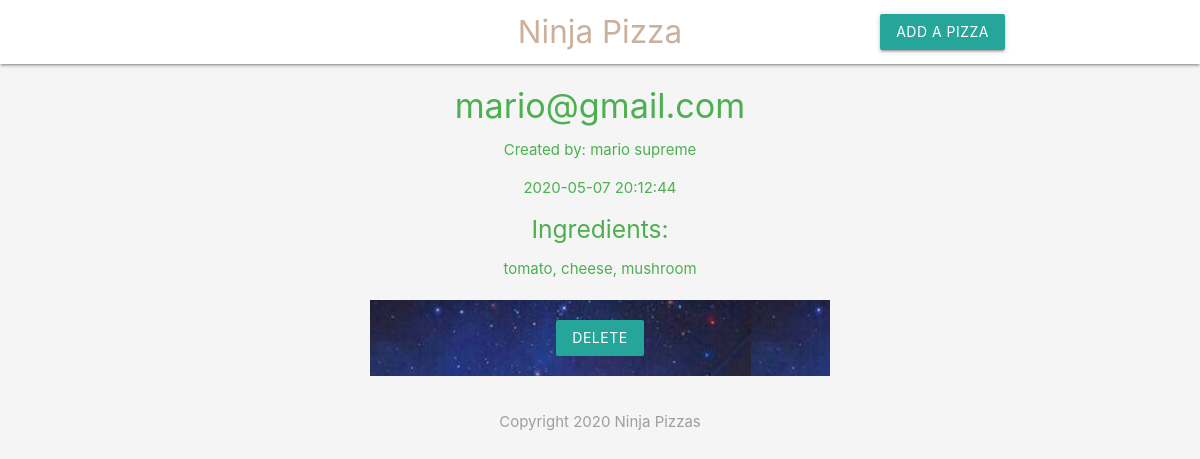
Screenshot of /details.php?id=4 with the database file from the repository.
### tables this page shows
CREATE TABLE `pizzas` (
  `id` int(11) NOT NULL,
  `title` varchar(255) NOT NULL,
  `ingredients` varchar(255) NOT NULL,
  `email` varchar(255) NOT NULL,
  `created_at` timestamp NOT NULL DEFAULT current_timestamp()
);

### details.php (the view, shortened to what this page needs)
<?php
	$conn = mysqli_connect('localhost','Prince', '12345','ninja_pizza');
if(isset($_GET['id'])){
	$id = mysqli_real_escape_string($conn, $_GET['id']);
	$sql = "SELECT * FROM pizzas WHERE id = $id";
	$result = mysqli_query($conn, $sql);
	$pizza = mysqli_fetch_assoc($result);
}
 ?>
<!DOCTYPE html>
<html>
<?php include ('header.php'); ?>
<div class="container center green-text">
	<?php if($pizza): ?>
		<h4><?php echo htmlspecialchars($pizza['title']); ?></h4>
		<p>Created by: <?php echo htmlspecialchars($pizza['email']); ?></p>
		<p><?php echo date($pizza['created_at']);  ?></p>
		<h5>Ingredients:</h5>
		<p><?php echo htmlspecialchars($pizza['ingredients']); ?></p>
		<form action="details.php" method="POST">
			<input type="submit" name="delete" value="Delete" class="btn brand z-depth-0">
		</form>
	<?php else: ?>
		<h5>No such pizza exists!</h5>
	<?php endif; ?>
</div>
 <?php include ('footer.php'); ?>
</html>

### header.php (style rules this page uses)
.brand { background: : #cbb09c !important; }
form { max-width: 460px; margin: 20px auto; padding: 20px; background-image: url("images/img_background.jpg"); }

### rows the page displays
pizzas: title "mario@gmail.com", email "mario supreme", created_at "2020-05-07 20:12:44", ingredients "tomato, cheese, mushroom"
